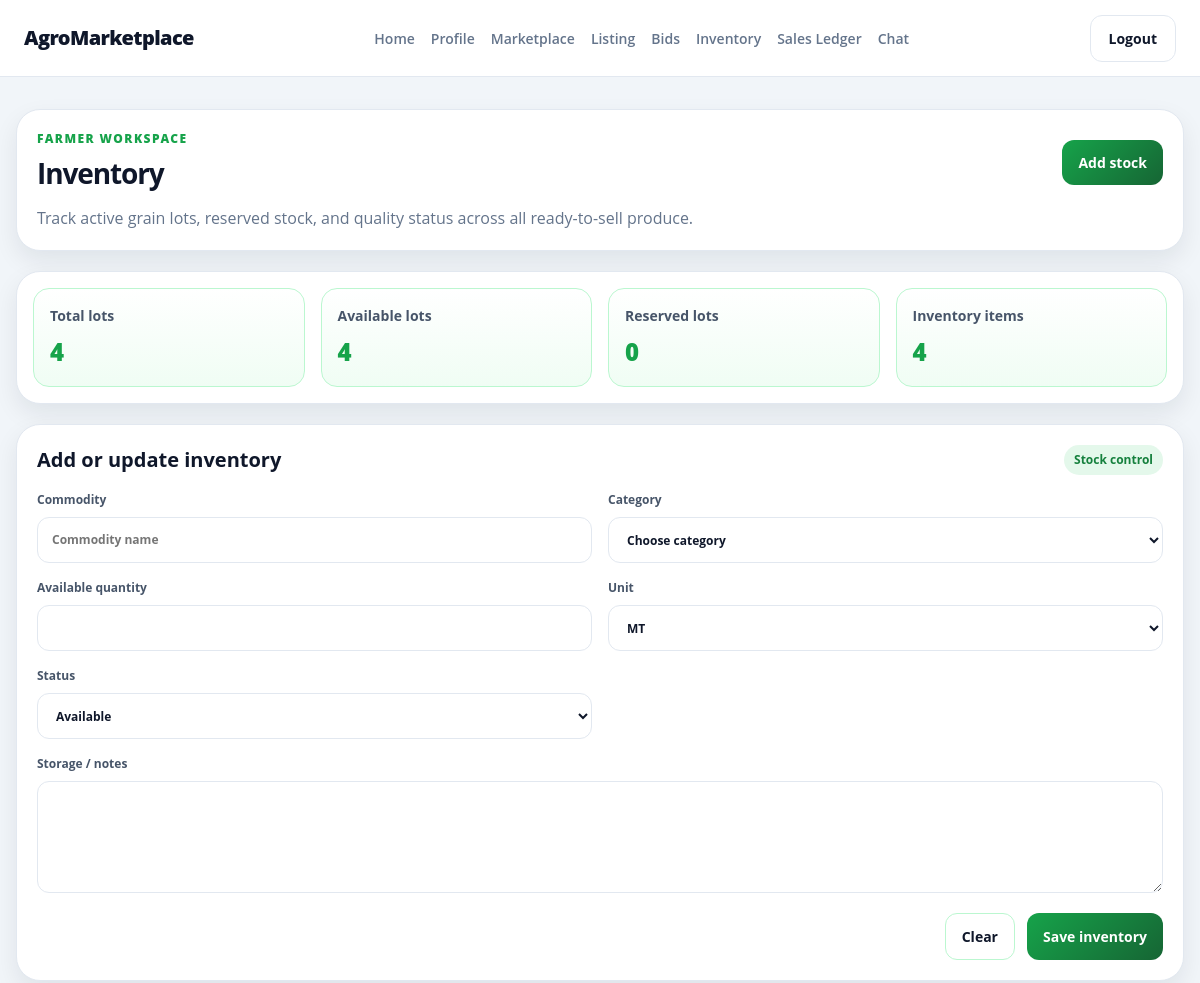
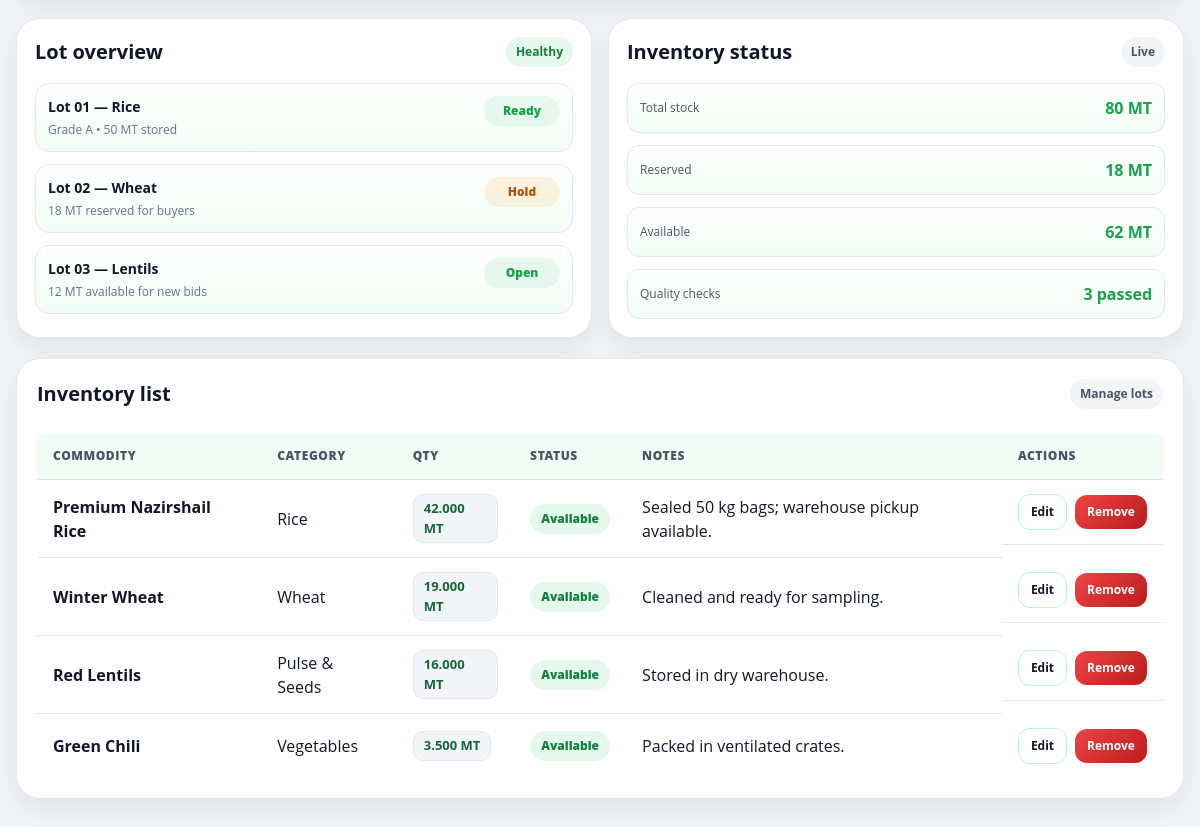
The page /farmer/inventory.php (signed in) on the database its author committed (2 pictures, top to bottom).
### tables this page shows
CREATE TABLE `inventory_items` (
  `id` bigint UNSIGNED NOT NULL,
  `farmer_id` bigint UNSIGNED NOT NULL,
  `category_id` bigint UNSIGNED DEFAULT NULL,
  `name` varchar(180) NOT NULL,
  `quantity` decimal(14,3) NOT NULL DEFAULT '0.000',
  `unit` varchar(20) NOT NULL DEFAULT 'MT',
  `harvest_date` date DEFAULT NULL,
  `quality_label` varchar(180) DEFAULT NULL,
  `notes` text,
  `status` enum('available','reserved','depleted','archived') NOT NULL DEFAULT 'available',
  `created_at` timestamp NOT NULL DEFAULT CURRENT_TIMESTAMP,
  `updated_at` timestamp NOT NULL DEFAULT CURRENT_TIMESTAMP ON UPDATE CURRENT_TIMESTAMP
);

CREATE TABLE `categories` (
  `id` bigint UNSIGNED NOT NULL,
  `name` varchar(100) NOT NULL,
  `description` varchar(500) DEFAULT NULL,
  `is_active` tinyint(1) NOT NULL DEFAULT '1'
);

### database/app.php (called while the page is built, shortened)
<?php
require_once __DIR__ . '/connection.php';
function app_db(): PDO
{
    $connection = Database::getInstance()->getConnection();
    return $connection;
}
function app_database(): Database
{
    return Database::getInstance();
}
function escape_html(?string $value): string
{
    return htmlspecialchars($value ?? '', ENT_QUOTES, 'UTF-8');
}
function current_user(): ?array
{
    $user = app_database()->getUserInfo((int) $_SESSION['user_id']);
    return $user;
}
function require_role(array $roles): array
{
    $user = current_user();
    return $user;
}

### database/connection.php (called while the page is built, shortened)
<?php
class Database
{
    private static ?Database $instance = null;
    private ?PDO $conn = null;
    private function __construct()
    {
        $host = 'localhost';
        $port = '3306';
        $user = 'root';
        $pass = 'root';
        $database = 'agromarketplace';
        $charset = "utf8mb4";
        $dsn = "mysql:host=$host;port=$port;dbname=$database;charset=$charset";
        try {
            $this->conn = new PDO($dsn, $user, $pass, [
                PDO::ATTR_ERRMODE            => PDO::ERRMODE_EXCEPTION,
                PDO::ATTR_DEFAULT_FETCH_MODE => PDO::FETCH_ASSOC,
                PDO::ATTR_EMULATE_PREPARES   => false,
            ]);
        } catch (PDOException $e) {
            $this->conn = null;
            error_log("Database connection failed: " . $e->getMessage());
        }
    }
    public static function getInstance(): Database
    {
        if (self::$instance === null) {
            self::$instance = new Database();
        }
        return self::$instance;
    }
    public function getUserInfo(int $userId): ?array
    {
        $statement = $this->conn->prepare(
            'SELECT id, role, username, email, fullname, vehicle_capacity, vehicle_license_plate FROM users WHERE id = ? AND account_status = ?'
        );
        $statement->execute([$userId, 'active']);
        $user = $statement->fetch();
        return $user ?: null;
    }
    public function getFarmerInventory(int $farmerId): array
    {
        $statement = $this->conn->prepare(
            "SELECT i.*, c.name AS category FROM inventory_items i LEFT JOIN categories c ON c.id = i.category_id WHERE i.farmer_id = ? AND i.status <> 'archived' ORDER BY i.created_at DESC"
        );
        $statement->execute([$farmerId]);
        $items = $statement->fetchAll();
        $statement = $this->conn->prepare(
            "SELECT COUNT(*) AS total,
                    SUM(CASE WHEN status = 'available' THEN 1 ELSE 0 END) AS available,
                    SUM(CASE WHEN status = 'reserved' THEN 1 ELSE 0 END) AS reserved
             FROM inventory_items WHERE farmer_id = ? AND status <> 'archived'"
        );
        $statement->execute([$farmerId]);
        return ['items' => $items, 'totals' => $statement->fetch()];
    }
}

### farmer/inventory.php (the view, shortened to what this page needs)
<?php
require_once __DIR__ . '/../database/app.php';
$user = require_role(['farmer']);
$database = app_database();
$editItem = !empty($_GET['edit'])
  ? $database->getFarmerInventoryItem((int) $_GET['edit'], (int) $user['id'])
  : null;
$inventory = $database->getFarmerInventory((int) $user['id']);
$items = $inventory['items'];
$totals = $inventory['totals'];
?>
<!doctype html>
<html lang="en">
<head>
  <link rel="stylesheet" href="../colors.css">
  <link rel="stylesheet" href="../header.css">
  <link rel="stylesheet" href="farmer.css">
</head>
<body class="theme-farmer">
  <header class="site-header">
    <div class="site-header-inner">
      <a class="brand" href="../index.php">AgroMarketplace</a>
      <nav class="nav" aria-label="Farmer navigation">
        <a class="nav-link" href="index.php">Home</a>
        <a class="nav-link" href="profile/profile-self.php">Profile</a>
        <a class="nav-link" href="marketplace.php">Marketplace</a>
        <a class="nav-link" href="create-listing.php">Listing</a>
        <a class="nav-link" href="bids.php">Bids</a>
        <a class="nav-link" href="inventory.php">Inventory</a>
        <a class="nav-link" href="sales-ledger.php">Sales Ledger</a>
        <a class="nav-link" href="chat.php">Chat</a>
      </nav>
      <div class="site-header-actions">
        <a class="btn btn-ghost" href="../auth/logout.php">Logout</a>
      </div>
    </div>
  </header>
  <main class="page-shell">
    <section class="content-area">
      <section class="panel">
        <div class="page-head">
          <div>
            <p class="eyebrow">Farmer workspace</p>
            <h1 class="page-title">Inventory</h1>
          </div>
          <div class="header-actions">
            <a class="button button-primary" href="#inventory-form">Add stock</a>
          </div>
        </div>
        <p class="meta-text">Track active grain lots, reserved stock, and quality status across all ready-to-sell produce.</p>
      </section>
      <section class="stats-grid">
        <div class="stat-card"><h3>Total lots</h3><p class="stat-value"><?= (int) $totals['total'] ?></p></div>
        <div class="stat-card"><h3>Available lots</h3><p class="stat-value"><?= (int) $totals['available'] ?></p></div>
        <div class="stat-card"><h3>Reserved lots</h3><p class="stat-value"><?= (int) $totals['reserved'] ?></p></div>
        <div class="stat-card"><h3>Inventory items</h3><p class="stat-value"><?= count($items) ?></p></div>
      </section>
      <section class="panel">
        <div class="section-header">
          <h2>Add or update inventory</h2>
          <span class="pill pill-success">Stock control</span>
        </div>
        <form id="inventory-form" action="inventory.php" method="post">
          <div class="form-grid">
            <label class="field-group">
              <span>Commodity</span>
              <input type="text" name="name" value="<?= escape_html($editItem['name'] ?? '') ?>" placeholder="Commodity name" required>
            </label>
            <label class="field-group">
              <span>Category</span>
              <select name="category_id" required>
                <option value="">Choose category</option>
              </select>
            </label>
            <label class="field-group">
              <span>Available quantity</span>
              <input type="number" name="quantity" min="0" step="0.001" value="<?= escape_html(isset($editItem['quantity']) ? (string) $editItem['quantity'] : '') ?>" required>
            </label>
            <label class="field-group">
              <span>Unit</span>
              <select name="unit"><option value="MT" <?= ($editItem['unit'] ?? 'MT') === 'MT' ? 'selected' : '' ?>>MT</option><option value="KG" <?= ($editItem['unit'] ?? '') === 'KG' ? 'selected' : '' ?>>KG</option></select>
            </label>
            <label class="field-group">
              <span>Status</span>
              <select name="status">
                <?php foreach (['available', 'reserved', 'depleted'] as $status): ?>
                  <option value="<?= $status ?>" <?= ($editItem['status'] ?? 'available') === $status ? 'selected' : '' ?>><?= ucfirst($status) ?></option>
                <?php endforeach; ?>
              </select>
            </label>
            <label class="field-group full-width">
              <span>Storage / notes</span>
              <textarea name="notes"><?= escape_html($editItem['notes'] ?? '') ?></textarea>
            </label>
          </div>
          <div class="form-actions">
            <a class="button button-secondary" href="inventory.php">Clear</a>
            <button class="button button-primary" name="action" value="save" type="submit">Save inventory</button>
          </div>
        </form>
      </section>
      <section class="content-grid">
        <article class="context-card">
          <div class="section-header">
            <h2>Lot overview</h2>
            <span class="pill pill-success">Healthy</span>
          </div>
          <ul class="context-list">
            <li class="context-item">
              <div>
                <strong>Lot 01 — Rice</strong>
                <small>Grade A • 50 MT stored</small>
              </div>
              <span class="context-figure">Ready</span>
            </li>
            <li class="context-item">
              <div>
                <strong>Lot 02 — Wheat</strong>
                <small>18 MT reserved for buyers</small>
              </div>
              <span class="context-figure warn">Hold</span>
            </li>
            <li class="context-item">
              <div>
                <strong>Lot 03 — Lentils</strong>
                <small>12 MT available for new bids</small>
              </div>
              <span class="context-figure">Open</span>
            </li>
          </ul>
        </article>
        <article class="context-card">
          <div class="section-header">
            <h2>Inventory status</h2>
            <span class="pill pill-muted">Live</span>
          </div>
          <div class="mini-metrics">
            <div><span>Total stock</span><strong>80 MT</strong></div>
            <div><span>Reserved</span><strong>18 MT</strong></div>
            <div><span>Available</span><strong>62 MT</strong></div>
            <div><span>Quality checks</span><strong>3 passed</strong></div>
          </div>
        </article>
      </section>
      <section class="panel">
        <div class="section-header">
          <h2>Inventory list</h2>
          <span class="pill pill-muted">Manage lots</span>
        </div>
        <div class="table-wrap">
          <table class="data-table listing-table">
            <thead>
              <tr>
                <th>Commodity</th>
                <th>Category</th>
                <th>Qty</th>
                <th>Status</th>
                <th>Notes</th>
                <th>Actions</th>
              </tr>
            </thead>
            <tbody>
              <?php foreach ($items as $item): ?>
                <tr>
                  <td><strong><?= escape_html($item['name']) ?></strong></td>
                  <td><?= escape_html($item['category'] ?? '') ?></td>
                  <td><span class="qty-badge"><?= number_format((float) $item['quantity'], 3) ?> <?= escape_html($item['unit']) ?></span></td>
                  <td><span class="status-tag <?= $item['status'] === 'available' ? 'active' : 'pending' ?>"><?= escape_html(ucfirst($item['status'])) ?></span></td>
                  <td><?= escape_html($item['notes']) ?></td>
                  <td class="listing-actions">
                    <a class="button small-button button-secondary" href="inventory.php?edit=<?= (int) $item['id'] ?>#inventory-form">Edit</a>
                    <?php if ($item['status'] !== 'archived'): ?>
                      <form method="post" action="inventory.php" onsubmit="return confirm('Remove this inventory item?');">
                        <button class="button small-button button-danger" name="action" value="archive" type="submit">Remove</button>
                      </form>
                    <?php endif; ?>
                  </td>
                </tr>
              <?php endforeach; ?>
            </tbody>
          </table>
        </div>
      </section>
    </section>
  </main>
</body>
</html>

### colors.css (style rules this page uses)
:root { --color-buyer-primary: #f97316; --color-buyer-dark: #c2410c; --color-buyer-light-bg: #fff7ed; --color-buyer-border: #fed7aa; --color-farmer-primary: #16a34a; --color-farmer-dark: #166534; --color-farmer-light-bg: #f0fdf4; --color-farmer-border: #bbf7d0; --color-admin-primary: #dc2626; --color-admin-dark: #991b1b; --color-admin-light-bg: #fef2f2; --color-admin-border: #fecaca; --color-delivery-primary: #7c3aed; --color-delivery-dark: #5b21b6; --color-delivery-light-bg: #f5f3ff; --color-delivery-border: #ddd6fe; --color-background: #f8fafc; --color-page-bg: #f1f5f9; --color-card-bg: #ffffff; --color-sidebar-bg: #f8fafc; --color-text: #0f172a; --color-text-soft: #475569; --color-muted: #64748b; --color-border: #e2e8f0; --color-border-strong: #cbd5e1; --color-white: #ffffff; --color-success: #16a34a; --color-warning: #f59e0b; --color-danger: #dc2626; --color-shadow: transparent; --outer-shadow: rgba(15, 23, 42, 0.08); --container-xl: 1200px; --container-lg: 1080px; --radius-sm: 10px; --radius-md: 16px; --radius-lg: 24px; --radius-xl: 32px; --space-1: 4px; --space-2: 8px; --space-3: 12px; --space-4: 16px; --space-5: 20px; --space-6: 24px; --space-8: 32px; --space-10: 40px; --space-12: 48px; --space-16: 64px; }
html { font-family: "Open Sans", sans-serif; }
* { box-sizing:border-box }
body { margin:0;background:var(--color-page-bg);color:var(--color-text);line-height:1.5 }
a { color:inherit }
button, input, select { font: inherit; }
body.theme-farmer { --color-brand: var(--color-farmer-primary); --color-brand-soft: var(--color-farmer-light-bg); --color-brand-border: var(--color-farmer-border); }

### header.css (style rules this page uses)
.site-header { position: sticky; top: 0; z-index: 10; background: rgba(255, 255, 255, 0.94); backdrop-filter: blur(10px); border-bottom: 1px solid var(--color-border); }
.site-header-inner { max-width: var(--container-xl); min-height: var(--header-height, 76px); margin: 0 auto; padding: 0 24px; display: flex; align-items: center; justify-content: space-between; gap: 16px; }
.brand { text-decoration: none; color: var(--color-text); font-size: 20px; font-weight: 800; letter-spacing: -0.03em; }
.nav { display: flex; align-items: center; gap: 16px; flex-wrap: wrap; }
.nav-link { color: var(--color-muted); text-decoration: none; font-size: 14px; font-weight: 600; transition: color 0.2s ease; }
.site-header-actions { display: flex; align-items: center; gap: 12px; }

### rows shown on the page
inventory_items: name "Premium Nazirshail Rice", category.name "Rice", quantity "42.000", unit "MT", status "Available", notes "Sealed 50 kg bags; warehouse pickup available."
inventory_items: name "Winter Wheat", category.name "Wheat", quantity "19.000", unit "MT", status "Available", notes "Cleaned and ready for sampling."
inventory_items: name "Red Lentils", category.name "Pulse & Seeds", quantity "16.000", unit "MT", status "Available", notes "Stored in dry warehouse."
inventory_items: name "Green Chili", category.name "Vegetables", quantity "3.500", unit "MT", status "Available", notes "Packed in ventilated crates."

### other values the page prints
$totals['total'] "4"
$totals['available'] "4"
$totals['reserved'] "0"
count($items) "4"
form field status "Available"
